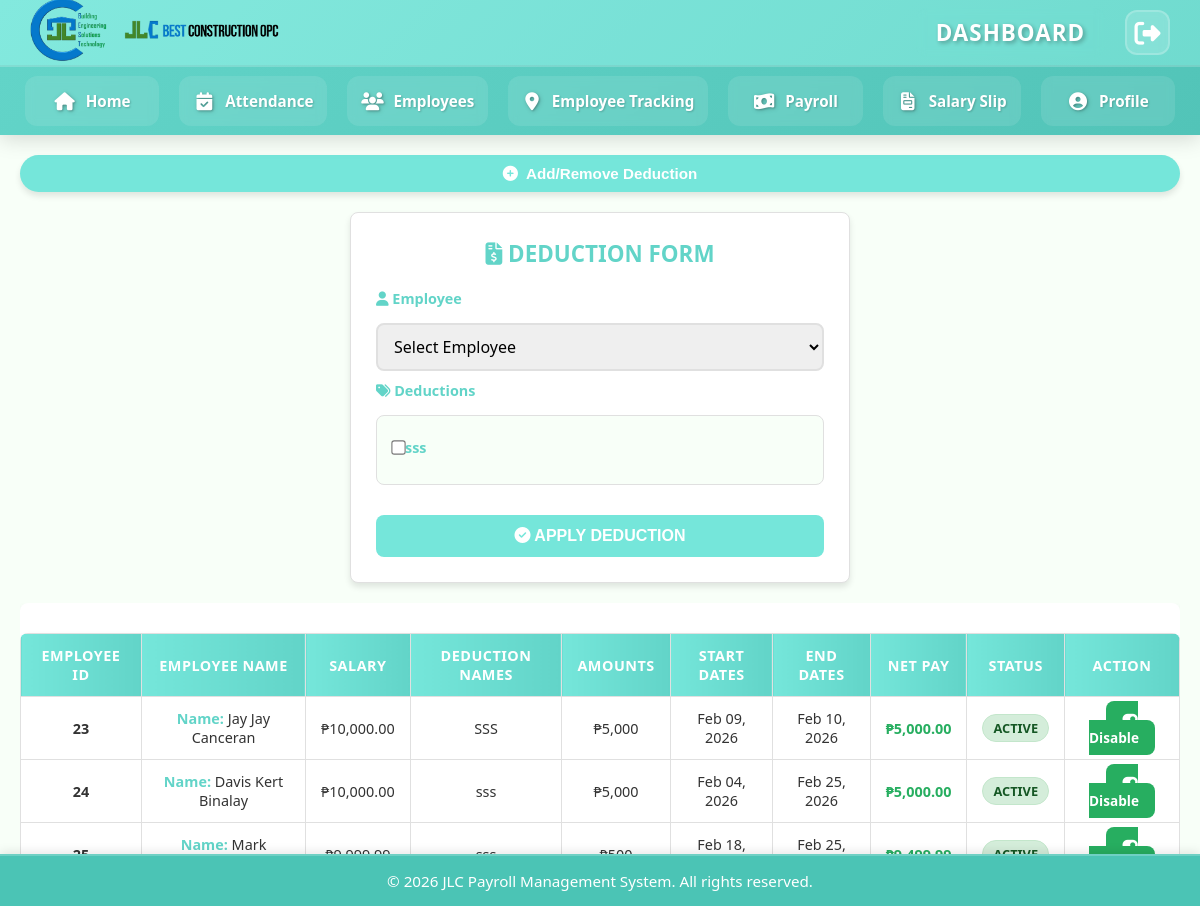
The page /deductionList.php (signed in) on the database its author committed.
### tables this page shows
CREATE TABLE IF NOT EXISTS `custom_deductions` (
  `id` int NOT NULL AUTO_INCREMENT,
  `name` varchar(255) NOT NULL,
  `percentage` decimal(5,2) NOT NULL,
  PRIMARY KEY (`id`)
);

CREATE TABLE IF NOT EXISTS `deduction` (
  `id` int NOT NULL AUTO_INCREMENT,
  `employee_id` int DEFAULT NULL,
  `deduction_name` varchar(100) NOT NULL,
  `description` varchar(200) NOT NULL,
  `amount` int NOT NULL,
  `date` date DEFAULT NULL,
  `start_date` date DEFAULT NULL,
  `end_date` date DEFAULT NULL,
  `status` enum('active','disabled') DEFAULT 'active',
  `salary_date` date DEFAULT NULL,
  PRIMARY KEY (`id`),
  KEY `deduction_to_employee` (`employee_id`),
  CONSTRAINT `deduction_to_employee` FOREIGN KEY (`employee_id`) REFERENCES `employees` (`id`)
);

CREATE TABLE IF NOT EXISTS `employees` (
  `id` int NOT NULL AUTO_INCREMENT,
  `first_name` varchar(100) DEFAULT NULL,
  `middle_name` varchar(100) DEFAULT NULL,
  `last_name` varchar(100) DEFAULT NULL,
  `address` text,
  `contact_num` varchar(15) DEFAULT NULL,
  `position` varchar(50) DEFAULT NULL,
  `email` varchar(100) DEFAULT NULL,
  `gender` varchar(10) DEFAULT NULL,
  `civil_status` varchar(20) DEFAULT NULL,
  `date_hired` date DEFAULT NULL,
  `monthly_salary` decimal(10,2) DEFAULT NULL,
  `dob` date DEFAULT NULL,
  `salary` int NOT NULL DEFAULT '0',
  `net_salary` int NOT NULL DEFAULT '0',
  `is_archived` tinyint(1) DEFAULT '0',
  `is_active` tinyint(1) DEFAULT '1',
  `status` enum('active','disabled','inactive') DEFAULT 'active',
  `sss_number` varchar(50) DEFAULT NULL,
  `pagibig_number` varchar(50) DEFAULT NULL,
  `tin_number` varchar(50) DEFAULT NULL,
  `philhealth_number` varchar(50) DEFAULT NULL,
  `site_id` int DEFAULT NULL,
  PRIMARY KEY (`id`)
);

### deductionList.php (the view, shortened to what this page needs)
<?php
include 'connection.php';
$employeeDeductionsQuery = "
    SELECT d.id, d.employee_id, e.first_name, e.last_name, e.monthly_salary,
           GROUP_CONCAT(d.deduction_name ORDER BY d.start_date) AS deduction_names,
           GROUP_CONCAT(d.amount ORDER BY d.start_date) AS amounts,
           GROUP_CONCAT(d.start_date ORDER BY d.start_date) AS start_dates,
           GROUP_CONCAT(d.end_date ORDER BY d.start_date) AS end_dates,
           d.status,
           SUM(d.amount) OVER (PARTITION BY d.employee_id) AS total_deduction
    FROM deduction d
    INNER JOIN employees e ON d.employee_id = e.id
    WHERE e.status = 'active'  -- Only active employees will appear
    GROUP BY d.employee_id, e.first_name, e.last_name, e.monthly_salary, d.status
";
?>
<!DOCTYPE html>
<html lang="en">
<head>
    <link rel="stylesheet" href="./assets/css/deduction2.css">
    <link rel="stylesheet" href="https://cdnjs.cloudflare.com/ajax/libs/font-awesome/6.4.0/css/all.min.css">
</head>
<body>
    <?php include_once("./includes/header.php"); ?>
<main class="content">
    <div class="content-wrapper">
        <button class="add-deduction-btn" onclick="window.location.href='add_deduction.php'">
            <i class="fas fa-plus-circle"></i> Add/Remove Deduction
        </button>
        <div class="deduction-form">
            <h3><i class="fas fa-file-invoice-dollar"></i> DEDUCTION FORM</h3>
            <form method="POST" action="deductionList.php">
                <label for="employee-id"><i class="fas fa-user"></i> Employee</label>
                <select id="employee-id" name="employee_id" required>
                    <option value="">Select Employee</option>
                </select>
                <label for="deduction-names"><i class="fas fa-tags"></i> Deductions</label>
                <div class="custom-select-box">
                    <div class="dropdown-content">
                        <?php
                        $customDeductionsQuery = "SELECT name FROM custom_deductions";
                        $customDeductionsResult = $conn->query($customDeductionsQuery);
                        while ($customDeduction = $customDeductionsResult->fetch_assoc()) {
                            echo "<label><input type='checkbox' class='deduction-checkbox' name='deduction_names[]' value='{$customDeduction['name']}'> {$customDeduction['name']}</label>";
                        }
                        ?>
                    </div>
                </div>
                <button type="submit" name="save_deduction" class="btn-save">
                    <i class="fas fa-check-circle"></i> APPLY DEDUCTION
                </button>
            </form>
        </div>
        <div class="table-responsive">
            <div class="deduction-table-container">
                <table class="deduction-table">
                    <thead>
                        <tr>
                            <th>Employee ID</th>
                            <th>Employee Name</th>
                            <th>Salary</th>
                            <th>Deduction Names</th>
                            <th>Amounts</th>
                            <th>Start Dates</th>
                            <th>End Dates</th>
                            <th>Net Pay</th>
                            <th>Status</th>
                            <th>Action</th>
                        </tr>
                    </thead>
                    <tbody>
                        <?php
                        $deductionResults = $conn->query($employeeDeductionsQuery);
                        if ($deductionResults && $deductionResults->num_rows > 0) {
                            while ($row = $deductionResults->fetch_assoc()) {
                                $deduction_names = explode(",", $row['deduction_names']);
                                $amounts = explode(",", $row['amounts']);
                                $start_dates = explode(",", $row['start_dates']);
                                $end_dates = explode(",", $row['end_dates']);
                                $net_pay = $row['monthly_salary'] - $row['total_deduction'];
                                $formatted_start_dates = array_map(function($date) {
                                    return date('M d, Y', strtotime($date));
                                }, $start_dates);
                                $formatted_end_dates = array_map(function($date) {
                                    return date('M d, Y', strtotime($date));
                                }, $end_dates);
                                echo "<tr>
                                    <td><strong>{$row['employee_id']}</strong></td>
                                    <td>
                                        <div class='employee-info'>
                                            <div><strong>Name:</strong> {$row['first_name']} {$row['last_name']}</div>
                                        </div>
                                    </td>
                                    <td>₱" . number_format($row['monthly_salary'], 2) . "</td>
                                    <td>" . implode("<br>", $deduction_names) . "</td>
                                    <td>₱" . implode("<br>₱", array_map('number_format', $amounts)) . "</td>
                                    <td>" . implode("<br>", $formatted_start_dates) . "</td>
                                    <td>" . implode("<br>", $formatted_end_dates) . "</td>
                                    <td class='net-pay-highlight'>₱" . number_format($net_pay, 2) . "</td>
                                    <td><span class='status-badge " . ($row['status'] == 'active' ? 'status-active' : 'status-disabled') . "'>" . ucfirst($row['status']) . "</span></td>
                                    <td>
                                        <a href='deductionList.php?toggle_status=1&deduction_id={$row['id']}&status={$row['status']}' class='toggle-status " . ($row['status'] == 'active' ? 'active' : 'disabled') . "'>
                                            <i class='fas " . ($row['status'] == 'active' ? 'fa-toggle-on' : 'fa-toggle-off') . "'></i>
                                            " . ($row['status'] == 'active' ? 'Disable' : 'Enable') . "
                                        </a>
                                    </td>
                                </tr>";
                            }
                        }
                        ?>
                    </tbody>
                </table>
            </div>
        </div>
    </div>
</main>
<?php include_once("./includes/footer.php"); ?>
</body>
</html>

### assets/css/deduction2.css (style rules this page uses)
* { margin: 0; padding: 0; box-sizing: border-box; }
:root { --sidebar-green: #75e6da; --sidebar-dark-green: #62d4c8; --header-green: #4bc4b5; --light-green: #f0f9f8; --accent-green: #299452; --danger-color: #e74c3c; --warning-color: #f39c12; --success-color: #27ae60; --info-color: #2196F3; --header-height: 150px; --border-radius: 8px; --box-shadow: 0 4px 6px rgba(0, 0, 0, 0.1); --transition: all 0.3s ease; }
body { font-family: 'Segoe UI', Tahoma, Geneva, Verdana, sans-serif; background-color: #f8fff8; color: #333; overflow-x: hidden; padding-top: var(--header-height) !important; }
.content { padding-top: 0 !important; padding-left: 20px; padding-right: 20px; padding-bottom: 20px; width: 100%; min-height: calc(100vh - var(--header-height)); background-color: #f8fff8; position: relative; }
.content-wrapper { min-height: calc(100vh - var(--header-height) - 40px); margin-top: 0; padding: 0; }
.deduction-form { background-color: #ffffff; padding: 25px; border-radius: var(--border-radius); width: 100%; max-width: 500px; margin: 20px auto; box-shadow: var(--box-shadow); border: 1px solid #e0e0e0; }
.deduction-form h3 { text-align: center; margin-bottom: 20px; color: var(--sidebar-dark-green); font-size: 1.4rem; font-weight: 600; }
.deduction-form label { display: block; margin-bottom: 5px; font-weight: 600; color: var(--sidebar-dark-green); font-size: 0.9rem; }
.deduction-form input, .deduction-form select { width: 100%; padding: 10px 12px; margin: 10px 0; border-radius: var(--border-radius); border: 2px solid #e0e0e0; font-size: 1rem; transition: var(--transition); font-family: inherit; }
.deduction-form button { background-color: var(--sidebar-green); color: white; border: none; padding: 12px 30px; cursor: pointer; border-radius: var(--border-radius); font-size: 1rem; font-weight: 600; margin-top: 15px; width: 100%; transition: var(--transition); }
.custom-select-box { display: flex; flex-wrap: wrap; gap: 10px; margin: 15px 0; padding: 15px; background-color: #f8fff8; border-radius: var(--border-radius); border: 1px solid #e0e0e0; }
.deduction-checkbox { margin-right: 10px; vertical-align: middle; transform: scale(1.1); accent-color: var(--accent-green); }
.custom-select-box label { margin-bottom: 5px; white-space: nowrap; display: flex; align-items: center; }
.deduction-table { width: 100%; border-collapse: collapse; margin-top: 30px; font-size: 0.9rem; background: white; border-radius: var(--border-radius); overflow: hidden; box-shadow: var(--box-shadow); }
.deduction-table th, .deduction-table td { border: 1px solid #e0e0e0; padding: 12px 15px; text-align: center; }
.deduction-table th { background: linear-gradient(to right, var(--sidebar-green), var(--sidebar-dark-green)); color: white; font-weight: 600; font-size: 0.9rem; text-transform: uppercase; letter-spacing: 0.5px; }
.deduction-table tbody tr { transition: var(--transition); }
.toggle-status, .delete-btn { padding: 8px 16px; border: none; cursor: pointer; text-align: center; font-weight: 600; border-radius: var(--border-radius); text-decoration: none; transition: var(--transition); font-size: 0.85rem; min-width: 80px; }
.toggle-status.active { background-color: var(--success-color); color: white; }
.status-badge { padding: 4px 10px; border-radius: 15px; font-size: 0.8rem; font-weight: 600; text-transform: uppercase; display: inline-block; }
.status-active { background-color: #d4edda; color: #155724; border: 1px solid #c3e6cb; }
.content > *:first-child { margin-top: 20px; }

### deductionList.php (style rules this page uses)
.content-wrapper { min-height: calc(100vh - var(--header-height) - 40px); }
.table-responsive { overflow-x: auto; margin-top: 20px; }
.deduction-table-container { background: white; border-radius: var(--border-radius); box-shadow: var(--box-shadow); overflow: hidden; }
.add-deduction-btn { background-color: var(--sidebar-green); color: white; border: none; padding: 10px 20px; border-radius: 25px; font-size: 0.95rem; font-weight: 600; cursor: pointer; transition: var(--transition); display: flex; align-items: center; gap: 8px; box-shadow: var(--box-shadow); white-space: nowrap; margin: 20px 0; width: 100%; justify-content: center; }
.net-pay-highlight { font-weight: 700; color: var(--success-color); }
.employee-info { display: grid; gap: 4px; }
.employee-info strong { color: var(--sidebar-dark-green); font-weight: 600; }

### rows shown on the page
custom_deductions: name "sss"
deduction: employee "23", employee.first_name "Jay Jay", employee.last_name "Canceran", employee.monthly_salary "10,000.00", deduction_names "SSS", amounts "5,000", formatted_start_dates "Feb 09, 2026", formatted_end_dates "Feb 10, 2026", net_pay "5,000.00", status "ACTIVE", shows "Disable"
deduction: employee "24", employee.first_name "Davis Kert", employee.last_name "Binalay", employee.monthly_salary "10,000.00", deduction_names "sss", amounts "5,000", formatted_start_dates "Feb 04, 2026", formatted_end_dates "Feb 25, 2026", net_pay "5,000.00", status "ACTIVE", shows "Disable"
deduction: employee.first_name "Mark", formatted_start_dates "Feb 18,…", formatted_end_dates "Feb 25,…"

### other values the page prints
$page_title ?: 'DASHBOARD' "DASHBOARD"
